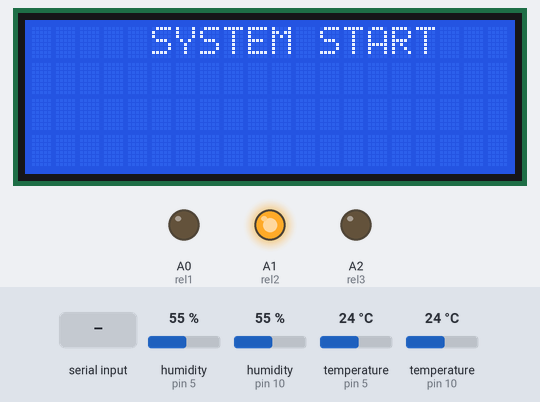
The sketch below on a simulated Arduino Uno, built with avr-gcc and run on an emulated ATmega328P. On the bench: 20×4 character LCD, output pins drawn as LEDs (lit = HIGH). Inputs (shaded band) come from the test bench; at power-on: humidity (sensors on pin 5, pin 10) 55 %, temperature (sensors on pin 5, pin 10) 24 °C. What the sketch prints to the serial monitor is not drawn.

Above: at 1.2 s.
1.3 s: "f1_off\n" received over Serial
At 2.5 s:
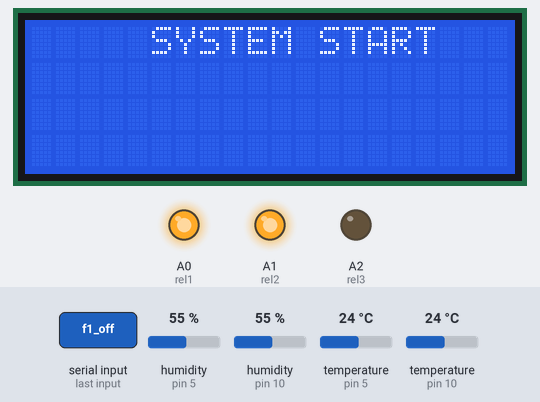
4.6 s: humidity (sensor on pin 5) set to 22 %
At 10.5 s:
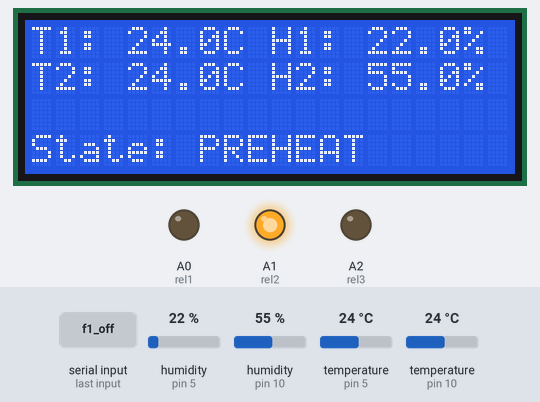
10.6 s: "f1_on\n" received over Serial
At 11.9 s:
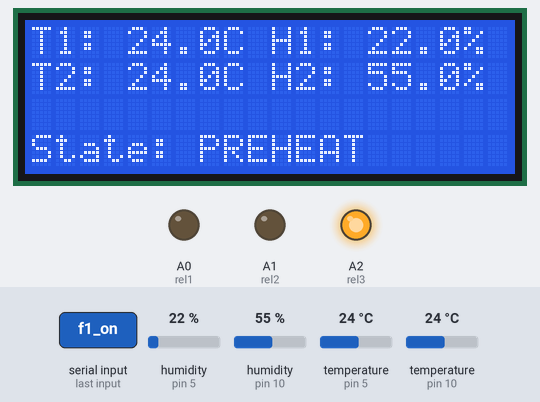
15.8 s: humidity (sensor on pin 10) set to 22 %
At 20.8 s:
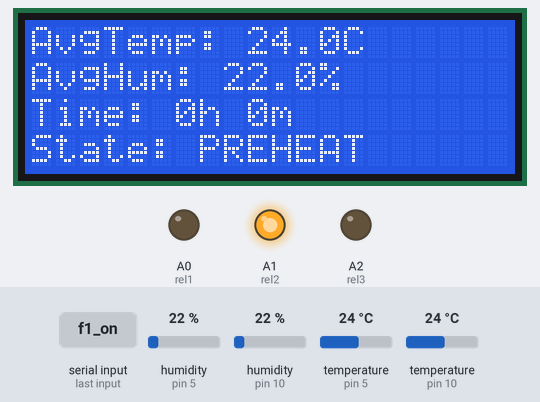
Timing chart, 0 to 22.3 s (numbered marks = the images above; inputs shaded):
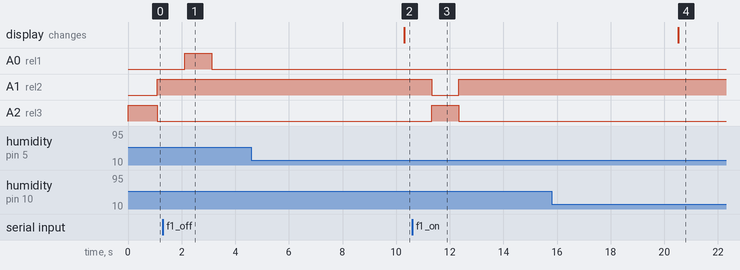

The sketch:

out.ino
```cpp
#include <Wire.h>
#include <LiquidCrystal_I2C.h>
#include <Adafruit_Sensor.h>
#include <DHT.h>
#include <DHT_U.h>
#include <SoftwareSerial.h>

SoftwareSerial espSerial(2, 3);  // TX, RX

bool hasPrintedStart = false;
unsigned long heater_start_time;
const unsigned long heater_duration = 150UL * 60UL * 1000UL;

bool showDetail = true;
unsigned long lastLcdSwitchTime = 0;
const unsigned long lcdSwitchInterval = 10000;

#define DHT1PIN 5
#define DHT2PIN 10
#define DHTTYPE DHT22
DHT dht1(DHT1PIN, DHTTYPE);
DHT dht2(DHT2PIN, DHTTYPE);

int rel1 = A0; // พัดลม 12V
int rel2 = A1; // พัดลม 5V
int rel3 = A2; // ฮีตเตอร์

LiquidCrystal_I2C lcd(0x27, 20, 4);

void lcdshow(float temp1, float hum1, float temp2, float hum2, float temp, float hum);
void senddata(float temp1, float hum1, float temp2, float hum2, float temp, float hum);
void reloff();
void relopen();
void iot();

enum DryingState {
  WAITING, PREHEAT, DRYING, PAUSED, FINISHED
};
DryingState state = WAITING;

void setup() {
  Serial.begin(9600);
  espSerial.begin(9600);

  dht1.begin();
  dht2.begin();

  pinMode(rel1, OUTPUT);
  pinMode(rel2, OUTPUT);
  pinMode(rel3, OUTPUT);

  digitalWrite(rel1, LOW); // relay OFF fan off
  digitalWrite(rel2, LOW);//
  digitalWrite(rel3, HIGH);

  lcd.begin();
  lcd.backlight();
  lcd.setCursor(5, 0);
  lcd.print("SYSTEM START");

  heater_start_time = millis();
}

void loop() {
  unsigned long now = millis();

  float temp1 = dht1.readTemperature();
  float hum1 = dht1.readHumidity();
  float temp2 = dht2.readTemperature();
  float hum2 = dht2.readHumidity();

  int valid = 2;
  if (isnan(temp1) || isnan(hum1)) { temp1 = 0; hum1 = 0; valid--; }
  if (isnan(temp2) || isnan(hum2)) { temp2 = 0; hum2 = 0; valid--; }
  if (valid == 0) valid = 1;

  float temp = (temp1 + temp2) / valid;
  float hum = (hum1 + hum2) / valid;

  iot();
  senddata(temp1, hum1, temp2, hum2, temp, hum);

  switch (state) {
    case WAITING:
    case PREHEAT:
      if (temp >= 20 && temp < 50) {
        state = PREHEAT;
        digitalWrite(rel1, LOW);  // พัดลม 12V ปิด
        digitalWrite(rel2, HIGH); // พัดลม 5V เปิด
        digitalWrite(rel3, LOW);  // ฮีตเตอร์ เปิด
      } else if (temp >= 40 && temp <= 50) {
        state = DRYING;
        heater_start_time = millis();
        digitalWrite(rel2, HIGH);
        digitalWrite(rel3, LOW);
        Serial.println("Start Drying");
      }
      break;

        case DRYING:
      if (temp >= 50) {
        state = PAUSED;
        digitalWrite(rel1, HIGH);  // เปิดพัดลม 12V
        digitalWrite(rel2, LOW);   // ปิดพัดลม 5V
        digitalWrite(rel3, HIGH);  // ปิดฮีตเตอร์
        Serial.println("Too hot, pause drying");
      } else if (now - heater_start_time >= heater_duration) {
        state = FINISHED;
        digitalWrite(rel1, LOW);
        digitalWrite(rel2, LOW);
        digitalWrite(rel3, HIGH);
        lcd.clear();
        lcd.setCursor(0, 0);
        lcd.print("Finishing Drying");
        delay(5000);
        Serial.println("END");
      } else {
        digitalWrite(rel1, LOW);   // พัดลม 12V ปิด
        digitalWrite(rel2, HIGH);  // พัดลม 5V เปิด
        digitalWrite(rel3, LOW);   // heater เปิด
      }
      break;

    case PAUSED:
      if (temp >= 57) {
        digitalWrite(rel1, HIGH);  // พัดลม 12V เปิด
        digitalWrite(rel2, LOW);   // ปิดพัดลม 5V
        digitalWrite(rel3, HIGH);  // ปิด heater
      } else if (temp <= 53) {
        state = DRYING;
        digitalWrite(rel1, LOW);   // ปิดพัดลม 12V
        digitalWrite(rel2, HIGH);  // เปิดพัดลม 5V
        digitalWrite(rel3, LOW);   // เปิด heater
        Serial.println("Resume Drying");
      }
      break;

    case FINISHED:
      digitalWrite(rel1, LOW);
      digitalWrite(rel2, LOW);
      digitalWrite(rel3, HIGH);
      break;
  }

  if (millis() - lastLcdSwitchTime >= lcdSwitchInterval) {
    lcdshow(temp1, hum1, temp2, hum2, temp, hum);
    showDetail = !showDetail;
    lastLcdSwitchTime = millis();
  }
}

void senddata(float temp1, float hum1, float temp2, float hum2, float temp, float hum) {

  String data = String(temp, 1) + "," + String(hum, 1);
  espSerial.print(data);
  espSerial.print('\n');
  Serial.println("Sent to ESP: " + data);
  delay(1000);

}

void lcdshow(float temp1, float hum1, float temp2, float hum2, float temp, float hum) {
  lcd.clear();

  if (showDetail) {
    lcd.setCursor(0, 0);
    lcd.print("T1: ");
    lcd.print(isnan(temp1) ? "Err" : String(temp1, 1) + "C");

    lcd.setCursor(10, 0);
    lcd.print("H1: ");
    lcd.print(isnan(hum1) ? "Err" : String(hum1, 1) + "%");

    lcd.setCursor(0, 1);
    lcd.print("T2: ");
    lcd.print(isnan(temp2) ? "Err" : String(temp2, 1) + "C");

    lcd.setCursor(10, 1);
    lcd.print("H2: ");
    lcd.print(isnan(hum2) ? "Err" : String(hum2, 1) + "%");

    lcd.setCursor(0, 3);  // แสดงสถานะที่บรรทัดล่างสุด
    lcd.print("State: ");
    switch (state) {
      case WAITING: lcd.print("WAIT"); break;
      case PREHEAT: lcd.print("PREHEAT"); break;
      case DRYING: lcd.print("DRYING"); break;
      case PAUSED: lcd.print("PAUSED"); break;
      case FINISHED: lcd.print("DONE"); break;
    }

  } else {
    lcd.setCursor(0, 0);
    lcd.print("AvgTemp: ");
    lcd.print(isnan(temp) ? "Err" : String(temp, 1) + "C");

    lcd.setCursor(0, 1);
    lcd.print("AvgHum: ");
    lcd.print(isnan(hum) ? "Err" : String(hum, 1) + "%");

    // 🔸 เพิ่มแสดงเวลาอบ
    unsigned long elapsedMillis = 0;
    if (state == DRYING || state == PAUSED || state == FINISHED) {
      elapsedMillis = millis() - heater_start_time;
    }

    unsigned int minutes = (elapsedMillis / 60000) % 60;
    unsigned int hours = elapsedMillis / 3600000;

    lcd.setCursor(0, 2);
    lcd.print("Time: ");
    lcd.print(hours);
    lcd.print("h ");
    lcd.print(minutes);
    lcd.print("m");

    lcd.setCursor(0, 3);
    lcd.print("State: ");
    switch (state) {
      case WAITING: lcd.print("WAIT"); break;
      case PREHEAT: lcd.print("PREHEAT"); break;
      case DRYING: lcd.print("DRYING"); break;
      case PAUSED: lcd.print("PAUSED"); break;
      case FINISHED: lcd.print("DONE"); break;
    }
  }
}

void reloff() {
  digitalWrite(rel1, HIGH);
  digitalWrite(rel2, HIGH);
  digitalWrite(rel3, LOW);
}

void relopen() {
  digitalWrite(rel1, LOW);
  digitalWrite(rel2, LOW);
  digitalWrite(rel3, HIGH);
}

void iot() {
  while (Serial.available()) {
    String var = Serial.readStringUntil('\n');
    var.trim();
    Serial.println("Received: " + var);
    if (var == "f1_on") relopen();
    if (var == "f1_off") reloff();
  }
}
```

Measured:
- after the input at 1.3 s, A0 (rel1): LOW → HIGH after 0.82 s, → LOW 1.0 s later
- after the input at 4.6 s, the display: changes after 5.7 s (image 2)
- after the input at 10.6 s, A1 (rel2): HIGH → LOW after 0.72 s, → HIGH 1.0 s later; A2 (rel3): LOW → HIGH after 0.72 s, → LOW 1.0 s later
- after the input at 15.8 s, the display: changes after 4.7 s (image 4)
